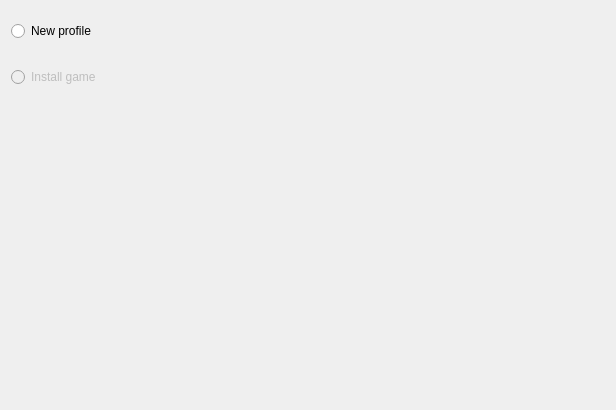
<?xml version="1.0" encoding="UTF-8"?>
<ui version="4.0">
 <class>UiWelcomePage</class>
 <widget class="QWizardPage" name="UiWelcomePage">
  <property name="geometry">
   <rect>
    <x>0</x>
    <y>0</y>
    <width>616</width>
    <height>410</height>
   </rect>
  </property>
  <property name="windowTitle">
   <string>WizardPage</string>
  </property>
  <property name="title">
   <string>Introduction</string>
  </property>
  <property name="subTitle">
   <string>This wizard help you to create new game profile or install a game into dosbox. Please choose your option and click 'Next' for next step or 'Cancal' to close this wizard.</string>
  </property>
  <layout class="QVBoxLayout" name="verticalLayoutWelcomePage">
   <item>
    <widget class="QRadioButton" name="m_rbtnNewGameProfile">
     <property name="minimumSize">
      <size>
       <width>0</width>
       <height>40</height>
      </size>
     </property>
     <property name="text">
      <string>New profile</string>
     </property>
    </widget>
   </item>
   <item>
    <widget class="QRadioButton" name="m_rbtnInstallGame">
     <property name="enabled">
      <bool>false</bool>
     </property>
     <property name="minimumSize">
      <size>
       <width>0</width>
       <height>40</height>
      </size>
     </property>
     <property name="text">
      <string>Install game</string>
     </property>
    </widget>
   </item>
   <item>
    <spacer name="verticalSpacerWelcomePage">
     <property name="orientation">
      <enum>Qt::Vertical</enum>
     </property>
     <property name="sizeHint" stdset="0">
      <size>
       <width>20</width>
       <height>300</height>
      </size>
     </property>
    </spacer>
   </item>
  </layout>
 </widget>
 <resources/>
 <connections/>
</ui>
